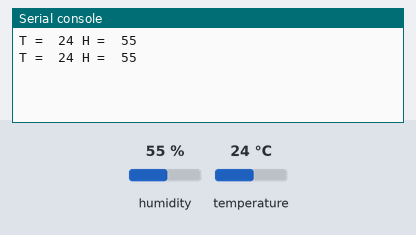
Bench run of a program on a simulated Raspberry Pi Pico running MicroPython. Shown: the last lines printed to the serial console. The inputs (shaded band) are chosen by the test bench; at power-on: humidity 55 %, temperature 24 °C.

Above: at 1.2 s.
1.3 s: humidity set to 22 %
At 2.6 s:
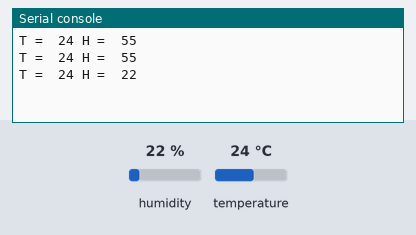
2.8 s: temperature set to 12 °C
At 3.8 s:
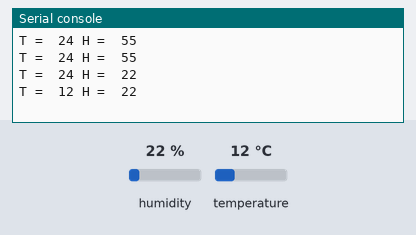
4.3 s: humidity set to 40 %
At 5.8 s:
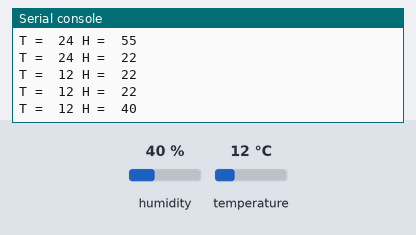
Timing chart, 0 to 7.3 s (numbered marks = the images above; inputs shaded):
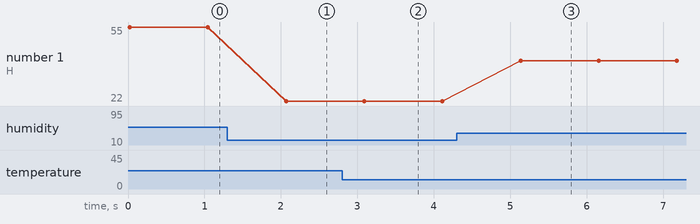

Measured:
- after the input at 1.3 s, the serial console: prints a new line after 0.77 s (image 1)
- after the input at 2.8 s, the serial console: prints a new line after 0.29 s (image 2)
- after the input at 4.3 s, the serial console: prints a new line after 0.83 s (image 3)
- plotted number 1: 55 → 22 after the input at 1.3 s, 22 → 40 after the input at 4.3 s

The program:

DHT11.py
```python
from machine import Pin
import dht
import utime

dht11 = dht.DHT11(Pin(18))

while True:
    dht11.measure()
    t = dht11.temperature()
    h = dht11.humidity()
    print('T = ', t, 'H = ', h)
    utime.sleep(1)
```
